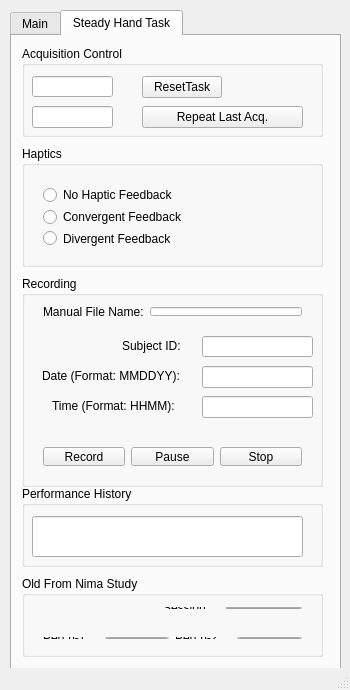
<?xml version="1.0" encoding="UTF-8"?>
<ui version="4.0">
 <class>MainWindow</class>
 <widget class="QMainWindow" name="MainWindow">
  <property name="geometry">
   <rect>
    <x>0</x>
    <y>0</y>
    <width>350</width>
    <height>690</height>
   </rect>
  </property>
  <property name="windowTitle">
   <string>MainWindow</string>
  </property>
  <widget class="QWidget" name="centralWidget">
   <widget class="QTabWidget" name="tabWidget">
    <property name="geometry">
     <rect>
      <x>10</x>
      <y>10</y>
      <width>331</width>
      <height>671</height>
     </rect>
    </property>
    <property name="currentIndex">
     <number>1</number>
    </property>
    <widget class="QWidget" name="main_tab">
     <attribute name="title">
      <string>Main</string>
     </attribute>
     <widget class="QGroupBox" name="groupBox">
      <property name="geometry">
       <rect>
        <x>10</x>
        <y>20</y>
        <width>281</width>
        <height>251</height>
       </rect>
      </property>
      <property name="autoFillBackground">
       <bool>true</bool>
      </property>
      <property name="title">
       <string>Tasks</string>
      </property>
      <property name="checkable">
       <bool>false</bool>
      </property>
      <layout class="QGridLayout" name="gridLayout">
       <item row="1" column="0">
        <widget class="QPushButton" name="button_task_1">
         <property name="sizePolicy">
          <sizepolicy hsizetype="Minimum" vsizetype="Expanding">
           <horstretch>0</horstretch>
           <verstretch>0</verstretch>
          </sizepolicy>
         </property>
         <property name="styleSheet">
          <string notr="true"/>
         </property>
         <property name="text">
          <string>Task 1</string>
         </property>
         <property name="checkable">
          <bool>true</bool>
         </property>
         <attribute name="buttonGroup">
          <string notr="true">buttonGroup</string>
         </attribute>
        </widget>
       </item>
       <item row="3" column="0">
        <widget class="QPushButton" name="button_task_3">
         <property name="sizePolicy">
          <sizepolicy hsizetype="Minimum" vsizetype="Expanding">
           <horstretch>0</horstretch>
           <verstretch>0</verstretch>
          </sizepolicy>
         </property>
         <property name="text">
          <string>Task 3</string>
         </property>
         <property name="checkable">
          <bool>true</bool>
         </property>
         <attribute name="buttonGroup">
          <string notr="true">buttonGroup</string>
         </attribute>
        </widget>
       </item>
       <item row="2" column="0">
        <widget class="QPushButton" name="button_task_2">
         <property name="sizePolicy">
          <sizepolicy hsizetype="Minimum" vsizetype="Expanding">
           <horstretch>0</horstretch>
           <verstretch>0</verstretch>
          </sizepolicy>
         </property>
         <property name="text">
          <string>Task 2</string>
         </property>
         <property name="checkable">
          <bool>true</bool>
         </property>
         <attribute name="buttonGroup">
          <string notr="true">buttonGroup</string>
         </attribute>
        </widget>
       </item>
       <item row="5" column="0">
        <widget class="QPushButton" name="button_task_4">
         <property name="sizePolicy">
          <sizepolicy hsizetype="Minimum" vsizetype="Expanding">
           <horstretch>0</horstretch>
           <verstretch>0</verstretch>
          </sizepolicy>
         </property>
         <property name="styleSheet">
          <string notr="true"/>
         </property>
         <property name="text">
          <string>Task 4</string>
         </property>
         <property name="checkable">
          <bool>true</bool>
         </property>
         <attribute name="buttonGroup">
          <string notr="true">buttonGroup</string>
         </attribute>
        </widget>
       </item>
       <item row="5" column="1">
        <widget class="QPushButton" name="button_task_8">
         <property name="sizePolicy">
          <sizepolicy hsizetype="Minimum" vsizetype="Expanding">
           <horstretch>0</horstretch>
           <verstretch>0</verstretch>
          </sizepolicy>
         </property>
         <property name="text">
          <string>Task 8</string>
         </property>
         <property name="checkable">
          <bool>true</bool>
         </property>
         <attribute name="buttonGroup">
          <string notr="true">buttonGroup</string>
         </attribute>
        </widget>
       </item>
       <item row="1" column="1">
        <widget class="QPushButton" name="button_task_5">
         <property name="sizePolicy">
          <sizepolicy hsizetype="Minimum" vsizetype="Expanding">
           <horstretch>0</horstretch>
           <verstretch>0</verstretch>
          </sizepolicy>
         </property>
         <property name="text">
          <string>Task 5</string>
         </property>
         <property name="checkable">
          <bool>true</bool>
         </property>
         <attribute name="buttonGroup">
          <string notr="true">buttonGroup</string>
         </attribute>
        </widget>
       </item>
       <item row="2" column="1">
        <widget class="QPushButton" name="button_task_6">
         <property name="sizePolicy">
          <sizepolicy hsizetype="Minimum" vsizetype="Expanding">
           <horstretch>0</horstretch>
           <verstretch>0</verstretch>
          </sizepolicy>
         </property>
         <property name="text">
          <string>Task 6</string>
         </property>
         <property name="checkable">
          <bool>true</bool>
         </property>
         <attribute name="buttonGroup">
          <string notr="true">buttonGroup</string>
         </attribute>
        </widget>
       </item>
       <item row="3" column="1">
        <widget class="QPushButton" name="button_task_7">
         <property name="sizePolicy">
          <sizepolicy hsizetype="Minimum" vsizetype="Expanding">
           <horstretch>0</horstretch>
           <verstretch>0</verstretch>
          </sizepolicy>
         </property>
         <property name="text">
          <string>Task 7</string>
         </property>
         <property name="checkable">
          <bool>true</bool>
         </property>
         <attribute name="buttonGroup">
          <string notr="true">buttonGroup</string>
         </attribute>
        </widget>
       </item>
      </layout>
     </widget>
     <widget class="QGroupBox" name="option_group">
      <property name="geometry">
       <rect>
        <x>10</x>
        <y>280</y>
        <width>281</width>
        <height>111</height>
       </rect>
      </property>
      <property name="title">
       <string>Options</string>
      </property>
      <widget class="QCheckBox" name="checkBox_pub_imgs">
       <property name="geometry">
        <rect>
         <x>20</x>
         <y>80</y>
         <width>111</width>
         <height>20</height>
        </rect>
       </property>
       <property name="text">
        <string>Publish Imgs</string>
       </property>
      </widget>
      <widget class="QWidget" name="layoutWidget">
       <property name="geometry">
        <rect>
         <x>160</x>
         <y>30</y>
         <width>111</width>
         <height>71</height>
        </rect>
       </property>
       <layout class="QVBoxLayout" name="verticalLayout_2">
        <item>
         <widget class="QPushButton" name="button_calib_arm1">
          <property name="sizePolicy">
           <sizepolicy hsizetype="Minimum" vsizetype="Expanding">
            <horstretch>0</horstretch>
            <verstretch>0</verstretch>
           </sizepolicy>
          </property>
          <property name="text">
           <string>Calibrate Arm 1</string>
          </property>
         </widget>
        </item>
        <item>
         <widget class="QPushButton" name="button_calib_arm2">
          <property name="sizePolicy">
           <sizepolicy hsizetype="Minimum" vsizetype="Expanding">
            <horstretch>0</horstretch>
            <verstretch>0</verstretch>
           </sizepolicy>
          </property>
          <property name="text">
           <string>Calibrate Arm 2</string>
          </property>
         </widget>
        </item>
       </layout>
      </widget>
      <widget class="QPushButton" name="button_home_masters">
       <property name="geometry">
        <rect>
         <x>20</x>
         <y>30</y>
         <width>109</width>
         <height>31</height>
        </rect>
       </property>
       <property name="sizePolicy">
        <sizepolicy hsizetype="Minimum" vsizetype="Expanding">
         <horstretch>0</horstretch>
         <verstretch>0</verstretch>
        </sizepolicy>
       </property>
       <property name="text">
        <string>Home Masters</string>
       </property>
      </widget>
     </widget>
     <widget class="QPushButton" name="button_kill_core">
      <property name="geometry">
       <rect>
        <x>20</x>
        <y>420</y>
        <width>111</width>
        <height>61</height>
       </rect>
      </property>
      <property name="text">
       <string>Kill Core</string>
      </property>
     </widget>
     <widget class="QPushButton" name="button_exit">
      <property name="geometry">
       <rect>
        <x>150</x>
        <y>420</y>
        <width>131</width>
        <height>61</height>
       </rect>
      </property>
      <property name="text">
       <string>EXIT</string>
      </property>
     </widget>
    </widget>
    <widget class="QWidget" name="steady_hand_tab">
     <attribute name="title">
      <string>Steady Hand Task</string>
     </attribute>
     <widget class="QGroupBox" name="groupBox_3">
      <property name="geometry">
       <rect>
        <x>10</x>
        <y>10</y>
        <width>301</width>
        <height>91</height>
       </rect>
      </property>
      <property name="title">
       <string>Acquisition Control</string>
      </property>
      <widget class="QLineEdit" name="line_edit_num_repetitions">
       <property name="geometry">
        <rect>
         <x>10</x>
         <y>30</y>
         <width>81</width>
         <height>21</height>
        </rect>
       </property>
       <property name="sizePolicy">
        <sizepolicy hsizetype="Minimum" vsizetype="Fixed">
         <horstretch>0</horstretch>
         <verstretch>0</verstretch>
        </sizepolicy>
       </property>
      </widget>
      <widget class="QLineEdit" name="line_edit_duration">
       <property name="geometry">
        <rect>
         <x>10</x>
         <y>60</y>
         <width>81</width>
         <height>22</height>
        </rect>
       </property>
       <property name="sizePolicy">
        <sizepolicy hsizetype="Minimum" vsizetype="Fixed">
         <horstretch>0</horstretch>
         <verstretch>0</verstretch>
        </sizepolicy>
       </property>
      </widget>
      <widget class="QPushButton" name="button_reset">
       <property name="geometry">
        <rect>
         <x>120</x>
         <y>30</y>
         <width>80</width>
         <height>22</height>
        </rect>
       </property>
       <property name="text">
        <string>ResetTask</string>
       </property>
      </widget>
      <widget class="QPushButton" name="button_repeat">
       <property name="geometry">
        <rect>
         <x>120</x>
         <y>60</y>
         <width>161</width>
         <height>22</height>
        </rect>
       </property>
       <property name="text">
        <string>Repeat Last Acq.</string>
       </property>
      </widget>
     </widget>
     <widget class="QGroupBox" name="groupBox_4">
      <property name="geometry">
       <rect>
        <x>10</x>
        <y>110</y>
        <width>301</width>
        <height>121</height>
       </rect>
      </property>
      <property name="title">
       <string>Haptics</string>
      </property>
      <widget class="QWidget" name="layoutWidget">
       <property name="geometry">
        <rect>
         <x>10</x>
         <y>30</y>
         <width>271</width>
         <height>81</height>
        </rect>
       </property>
       <layout class="QVBoxLayout" name="verticalLayout_3">
        <item>
         <widget class="QRadioButton" name="button_haptics_disable">
          <property name="text">
           <string>No Haptic Feedback</string>
          </property>
          <attribute name="buttonGroup">
           <string notr="true">buttonGroup_2</string>
          </attribute>
         </widget>
        </item>
        <item>
         <widget class="QRadioButton" name="button_haptics_manual">
          <property name="text">
           <string>Convergent Feedback</string>
          </property>
          <attribute name="buttonGroup">
           <string notr="true">buttonGroup_2</string>
          </attribute>
         </widget>
        </item>
        <item>
         <widget class="QRadioButton" name="button_haptics_skill">
          <property name="text">
           <string>Divergent Feedback</string>
          </property>
          <attribute name="buttonGroup">
           <string notr="true">buttonGroup_2</string>
          </attribute>
         </widget>
        </item>
       </layout>
      </widget>
     </widget>
     <widget class="QGroupBox" name="groupBox_2">
      <property name="geometry">
       <rect>
        <x>10</x>
        <y>240</y>
        <width>301</width>
        <height>211</height>
       </rect>
      </property>
      <property name="title">
       <string>Recording</string>
      </property>
      <widget class="QWidget" name="layoutWidget">
       <property name="geometry">
        <rect>
         <x>10</x>
         <y>20</y>
         <width>281</width>
         <height>31</height>
        </rect>
       </property>
       <layout class="QHBoxLayout" name="horizontalLayout">
        <item>
         <widget class="QLabel" name="label">
          <property name="text">
           <string>Manual File Name:</string>
          </property>
         </widget>
        </item>
        <item>
         <widget class="QLineEdit" name="file_name">
          <property name="readOnly">
           <bool>false</bool>
          </property>
         </widget>
        </item>
       </layout>
      </widget>
      <widget class="QWidget" name="layoutWidget">
       <property name="geometry">
        <rect>
         <x>10</x>
         <y>160</y>
         <width>281</width>
         <height>41</height>
        </rect>
       </property>
       <layout class="QHBoxLayout" name="horizontalLayout_4">
        <item>
         <widget class="QPushButton" name="record">
          <property name="sizePolicy">
           <sizepolicy hsizetype="Minimum" vsizetype="Expanding">
            <horstretch>0</horstretch>
            <verstretch>0</verstretch>
           </sizepolicy>
          </property>
          <property name="styleSheet">
           <string notr="true">#record:checked{
color:rgb(255, 0, 4);
background-color: red;
}
	
</string>
          </property>
          <property name="text">
           <string>Record</string>
          </property>
          <property name="checkable">
           <bool>true</bool>
          </property>
         </widget>
        </item>
        <item>
         <widget class="QPushButton" name="pause_button">
          <property name="sizePolicy">
           <sizepolicy hsizetype="Minimum" vsizetype="Expanding">
            <horstretch>0</horstretch>
            <verstretch>0</verstretch>
           </sizepolicy>
          </property>
          <property name="styleSheet">
           <string notr="true">#pause_button:checked{
color:rgb(255, 0, 0);
}</string>
          </property>
          <property name="text">
           <string>Pause</string>
          </property>
          <property name="checkable">
           <bool>true</bool>
          </property>
         </widget>
        </item>
        <item>
         <widget class="QPushButton" name="stop">
          <property name="sizePolicy">
           <sizepolicy hsizetype="Minimum" vsizetype="Expanding">
            <horstretch>0</horstretch>
            <verstretch>0</verstretch>
           </sizepolicy>
          </property>
          <property name="text">
           <string>Stop</string>
          </property>
         </widget>
        </item>
       </layout>
      </widget>
      <widget class="QLineEdit" name="subject_id">
       <property name="geometry">
        <rect>
         <x>180</x>
         <y>60</y>
         <width>111</width>
         <height>21</height>
        </rect>
       </property>
      </widget>
      <widget class="QLabel" name="label_2">
       <property name="geometry">
        <rect>
         <x>20</x>
         <y>90</y>
         <width>151</width>
         <height>20</height>
        </rect>
       </property>
       <property name="text">
        <string>Date (Format: MMDDYY):</string>
       </property>
      </widget>
      <widget class="QLineEdit" name="datelabel">
       <property name="geometry">
        <rect>
         <x>180</x>
         <y>90</y>
         <width>111</width>
         <height>22</height>
        </rect>
       </property>
      </widget>
      <widget class="QLabel" name="label_3">
       <property name="geometry">
        <rect>
         <x>100</x>
         <y>60</y>
         <width>81</width>
         <height>20</height>
        </rect>
       </property>
       <property name="text">
        <string>Subject ID:</string>
       </property>
      </widget>
      <widget class="QLineEdit" name="timelabel">
       <property name="geometry">
        <rect>
         <x>180</x>
         <y>120</y>
         <width>111</width>
         <height>22</height>
        </rect>
       </property>
      </widget>
      <widget class="QLabel" name="label_4">
       <property name="geometry">
        <rect>
         <x>30</x>
         <y>120</y>
         <width>141</width>
         <height>20</height>
        </rect>
       </property>
       <property name="text">
        <string>Time (Format: HHMM):</string>
       </property>
      </widget>
     </widget>
     <widget class="QGroupBox" name="groupBox_5">
      <property name="geometry">
       <rect>
        <x>10</x>
        <y>450</y>
        <width>301</width>
        <height>81</height>
       </rect>
      </property>
      <property name="title">
       <string>Performance History</string>
      </property>
      <widget class="QLineEdit" name="text_perf_history">
       <property name="geometry">
        <rect>
         <x>10</x>
         <y>30</y>
         <width>271</width>
         <height>41</height>
        </rect>
       </property>
       <property name="text">
        <string/>
       </property>
       <property name="readOnly">
        <bool>false</bool>
       </property>
      </widget>
     </widget>
     <widget class="QGroupBox" name="groupBox_6">
      <property name="geometry">
       <rect>
        <x>10</x>
        <y>540</y>
        <width>301</width>
        <height>81</height>
       </rect>
      </property>
      <property name="title">
       <string>Old From Nima Study</string>
      </property>
      <widget class="QWidget" name="layoutWidget">
       <property name="geometry">
        <rect>
         <x>10</x>
         <y>50</y>
         <width>281</width>
         <height>24</height>
        </rect>
       </property>
       <layout class="QHBoxLayout" name="horizontalLayout_2">
        <item>
         <widget class="QLabel" name="init_perf_label">
          <property name="text">
           <string>Perf n-1    </string>
          </property>
         </widget>
        </item>
        <item>
         <widget class="QLineEdit" name="input_init_perf_1">
          <property name="text">
           <string/>
          </property>
          <property name="readOnly">
           <bool>false</bool>
          </property>
         </widget>
        </item>
        <item>
         <widget class="QLabel" name="init_perf_label_2">
          <property name="text">
           <string>Perf n-2    </string>
          </property>
         </widget>
        </item>
        <item>
         <widget class="QLineEdit" name="input_init_perf_2">
          <property name="text">
           <string/>
          </property>
          <property name="readOnly">
           <bool>false</bool>
          </property>
         </widget>
        </item>
       </layout>
      </widget>
      <widget class="QWidget" name="layoutWidget">
       <property name="geometry">
        <rect>
         <x>130</x>
         <y>20</y>
         <width>161</width>
         <height>24</height>
        </rect>
       </property>
       <layout class="QHBoxLayout" name="horizontalLayout_5">
        <item>
         <widget class="QLabel" name="session_label">
          <property name="text">
           <string>Session    </string>
          </property>
         </widget>
        </item>
        <item>
         <widget class="QLineEdit" name="input_session">
          <property name="sizePolicy">
           <sizepolicy hsizetype="Maximum" vsizetype="Fixed">
            <horstretch>0</horstretch>
            <verstretch>0</verstretch>
           </sizepolicy>
          </property>
          <property name="text">
           <string/>
          </property>
          <property name="readOnly">
           <bool>false</bool>
          </property>
         </widget>
        </item>
       </layout>
      </widget>
      <widget class="QWidget" name="layoutWidget">
       <property name="geometry">
        <rect>
         <x>10</x>
         <y>20</y>
         <width>111</width>
         <height>21</height>
        </rect>
       </property>
       <layout class="QHBoxLayout" name="horizontalLayout_3">
        <item>
         <widget class="QLabel" name="activation_label">
          <property name="text">
           <string>Activation</string>
          </property>
         </widget>
        </item>
        <item>
         <widget class="QLineEdit" name="input_ac_activation">
          <property name="text">
           <string/>
          </property>
          <property name="readOnly">
           <bool>false</bool>
          </property>
         </widget>
        </item>
       </layout>
      </widget>
     </widget>
    </widget>
   </widget>
  </widget>
  <widget class="QStatusBar" name="statusBar"/>
  <action name="actionDo_Something">
   <property name="text">
    <string>Do Something</string>
   </property>
  </action>
 </widget>
 <layoutdefault spacing="6" margin="11"/>
 <resources/>
 <connections/>
 <buttongroups>
  <buttongroup name="buttonGroup_2"/>
  <buttongroup name="buttonGroup"/>
 </buttongroups>
</ui>
